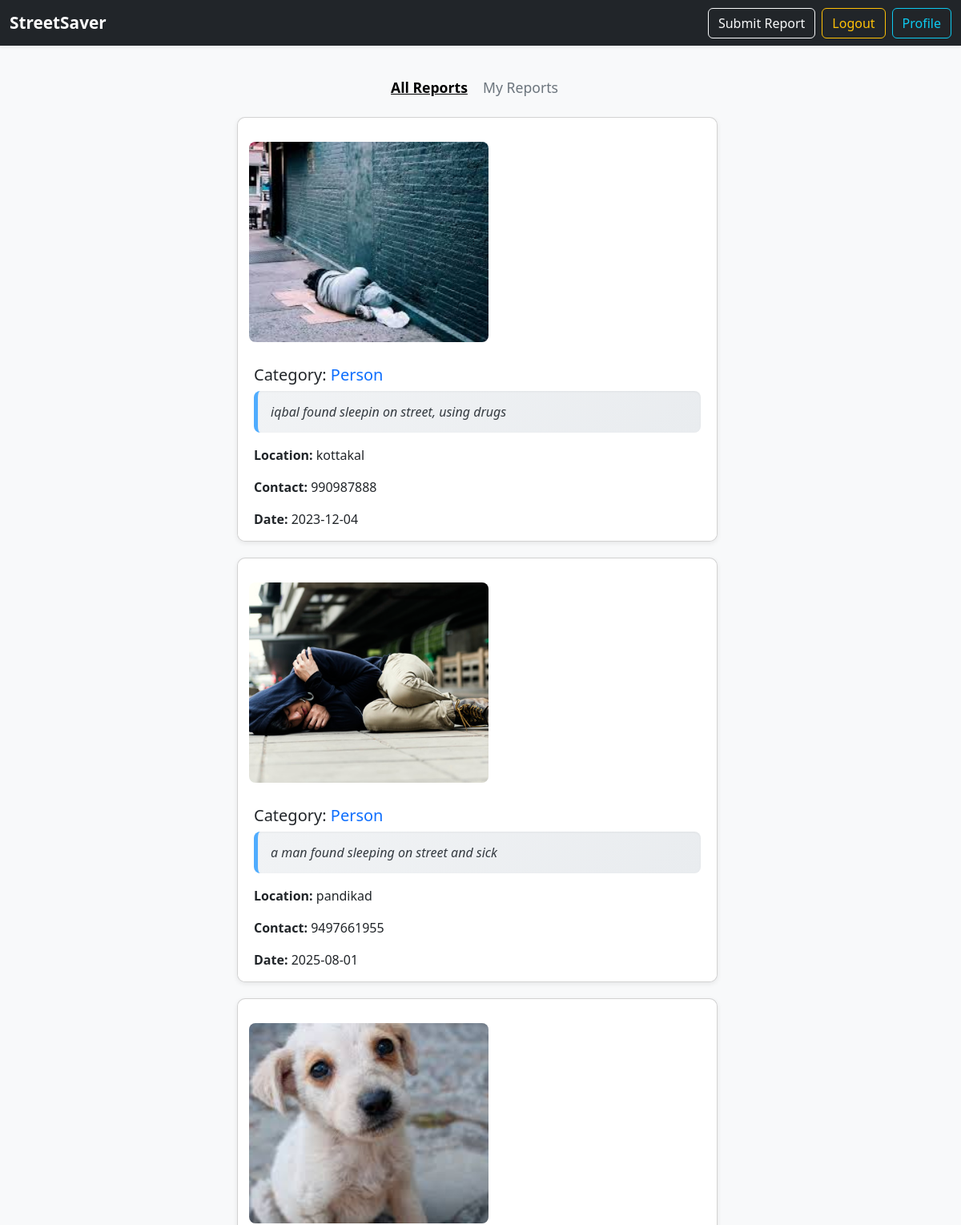
/ (signed in, upper part), run on an earlier commit of the app's database.
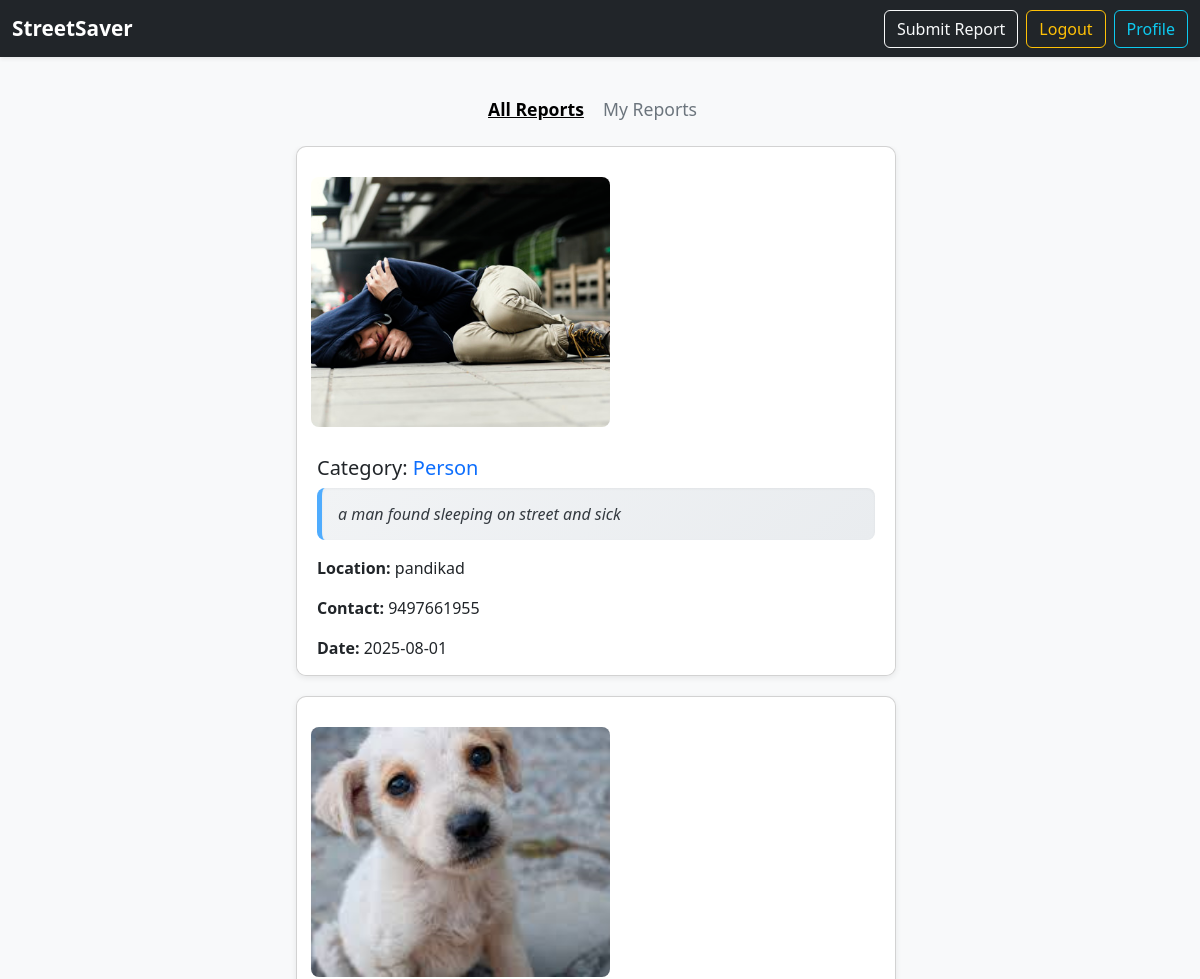
And on a later commit of the database.
### app.py (models this page shows)
class Report(db.Model):
    id = db.Column(db.Integer, primary_key=True)
    category = db.Column(db.String(100))
    description = db.Column(db.Text)
    location = db.Column(db.String(200))
    contact = db.Column(db.String(20))
    date = db.Column(db.String(50))
    image = db.Column(db.String(200))
    user_id = db.Column(db.Integer, db.ForeignKey('user.id'))

### app.py (the view)
@app.route('/')
def index():
    if 'user_id' in session:
        all_reports = Report.query.filter(Report.user_id != session['user_id']).order_by(Report.id.desc()).all()
        my_reports = Report.query.filter_by(user_id=session['user_id']).order_by(Report.id.desc()).all()
        return render_template('home.html', all_reports=all_reports, my_reports=my_reports, logged_in=True)
    return redirect(url_for('login'))

### templates/home.html (shortened to what this page needs)
<!DOCTYPE html>
<html lang="en">
<head>
    <link href="https://cdn.jsdelivr.net/npm/bootstrap@5.3.0/dist/css/bootstrap.min.css" rel="stylesheet">
</head>
<body>
<nav class="navbar navbar-expand-lg navbar-dark bg-dark shadow-sm fixed-top">
    <div class="container-fluid">
        <a class="navbar-brand" href="{{ url_for('index') }}">StreetSaver</a>
        <div class="d-flex">
            <a href="{{ url_for('submit') }}" class="btn btn-outline-light me-2">Submit Report</a>
            <a href="{{ url_for('logout') }}" class="btn btn-outline-warning me-2">Logout</a>
            <a href="{{ url_for('profile') }}" class="btn btn-outline-info">Profile</a>
        </div>
    </div>
</nav>
<div class="container mt-5 pt-4">
    <div class="text-center my-4">
        <span id="allReportsBtn" class="tab-btn active">All Reports</span>
        <span id="myReportsBtn" class="tab-btn text-secondary">My Reports</span>
    </div>
    <div id="allReports" class="report-section active">
        {% if all_reports %}
            {% for report in all_reports %}
                <div class="card report-card">
                    {% if report.image %}
                        <img src="{{ url_for('static', filename='uploads/' ~ report.image) }}" class="img-preview" alt="Report Image">
                    {% else %}
                        <img src="https://via.placeholder.com/400x250/000000/FFFFFF?text=No+Image" class="img-preview" alt="No Image">
                    {% endif %}
                    <div class="card-body card-body-custom">
                        <h5 class="card-title">
                            <span class="text-dark">Category:</span>
                            <span class="text-primary">{{ report.category }}</span>
                        </h5>
                        <p class="card-text card-text-desc">{{ report.description }}</p>
                        <p class="card-text mt-2"><strong>Location:</strong> {{ report.location }}</p>
                        <p class="card-text"><strong>Contact:</strong> {{ report.contact }}</p>
                        <p class="card-text"><strong>Date:</strong> {{ report.date }}</p>
                    </div>
                </div>
            {% endfor %}
        {% else %}
            <p class="text-center text-muted">No reports from other users yet.</p>
        {% endif %}
    </div>
</div>
</body>
</html>

What changed in the data, as far as the page shows it:
removed Report: image (picture), category "Person", description "iqbal found sleepin on street, using drugs", location "kottakal", contact "990987888", date "2023-12-04"
